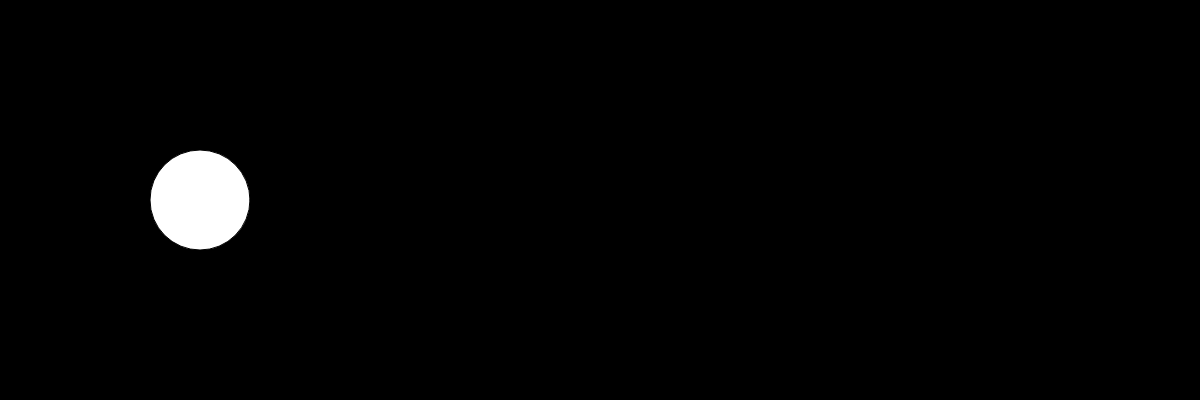
Frame 1 (no input)
Frame 60 (no input): identical to frame 1, image omitted
Frame 120 (the mouse pressed at the canvas centre since frame 60): identical to frame 1, image omitted

The p5.js sketch that drew this single still picture (run headless with seeded random() and noise() and a simulated clock; from frame 60 on, the mouse is pressed at the canvas centre):

// p5.js sketch
// ── sketch.js

var r;
var g;
var b;
// INITIALIZE ALL YOUR VARIABLES
// Ideally you would create 3 variables. red blue green or r, g, b


function setup(){
  createCanvas(1200,400);
}


function draw(){
  background(0,0,0); 
  ellipseMode(RADIUS);
  ellipse(200,200,50);
 
  
  // change the value of Red based on the mouse movement about the X axis
  // change the value of Green based on the mouse movement about the X axis
  // change the value of Blue based on the mouse movement about the X axis

  // Use the map() function to do so. 

  // Pass the values to the background() function you have learnt previously.

  // Create an ellipse that will move around with you mouse about the X axis.
  // Remember to fill the canvas with white paint before creating the ellipse.
}
